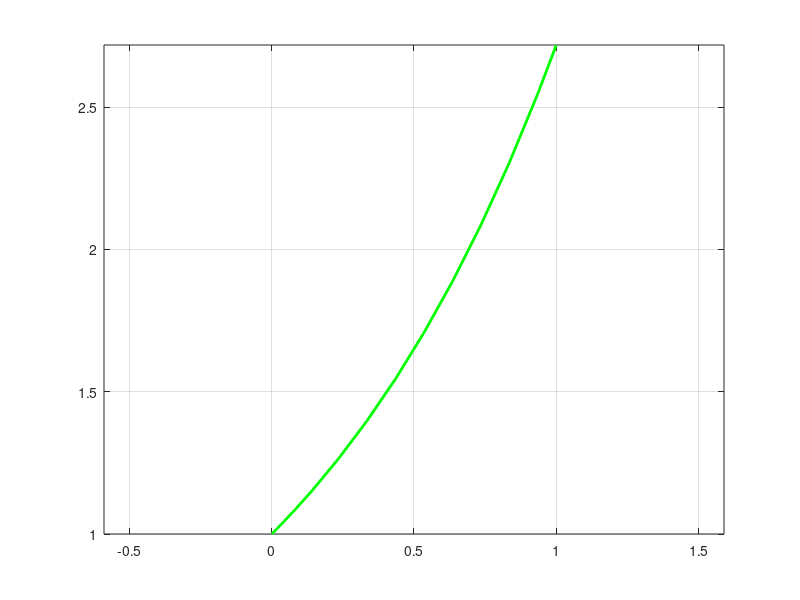

MATLAB code for this plot:
%esercitazione 3

%% esercizio 3 con ode23
clear all
clc

x0=0;
xN=1;
z0=[1;1];
f=@(x,z) [z(2);3*z(2)-2*z(1)];
sol_esatta=@(x) exp(x);
xp=linspace(x0,xN,300);

opzione=odeset('AbsTol',1.0e-03,'RelTol', 1.0e-03);
[x,y]=ode23(f, [x0,xN], z0);

figure
plot(xp,sol_esatta(xp), 'r',x,y(:,1),'g','linewidth',2);
grid on
axis equal


%% esercizio 6









